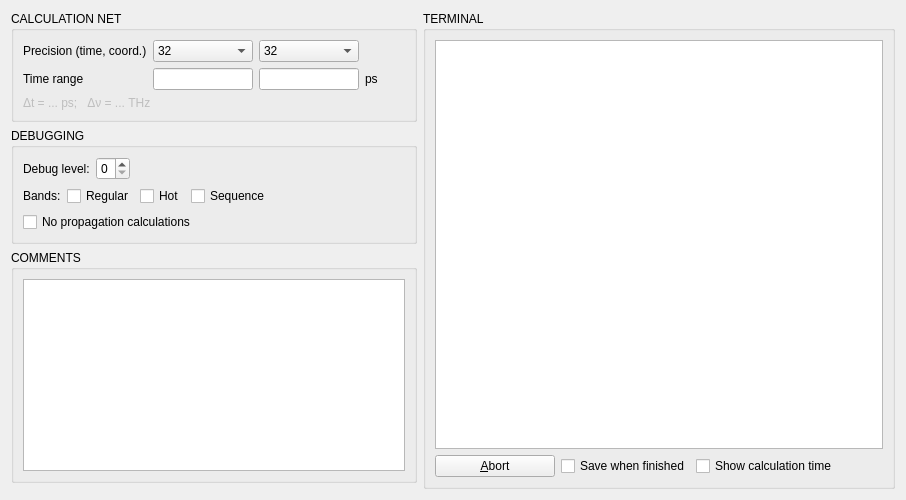
      <widget class="QWidget" name="tab">
       <attribute name="title">
        <string>&amp;Process</string>
       </attribute>
       <layout class="QGridLayout" name="gridLayout_7">
        <item row="1" column="0">
         <widget class="QGroupBox" name="groupBox_debugging">
          <property name="title">
           <string>DEBUGGING</string>
          </property>
          <layout class="QGridLayout" name="gridLayout_23">
           <item row="2" column="0">
            <widget class="QCheckBox" name="checkBox_noprop">
             <property name="text">
              <string>No propagation calculations</string>
             </property>
            </widget>
           </item>
           <item row="1" column="0">
            <layout class="QHBoxLayout" name="horizontalLayout_5">
             <item>
              <widget class="QLabel" name="label_3">
               <property name="text">
                <string>Bands:</string>
               </property>
              </widget>
             </item>
             <item>
              <widget class="QCheckBox" name="checkBox_regBand">
               <property name="text">
                <string>Regular</string>
               </property>
              </widget>
             </item>
             <item>
              <widget class="QCheckBox" name="checkBox_hotBand">
               <property name="text">
                <string>Hot</string>
               </property>
              </widget>
             </item>
             <item>
              <widget class="QCheckBox" name="checkBox_seqBand">
               <property name="text">
                <string>Sequence</string>
               </property>
              </widget>
             </item>
             <item>
              <spacer name="horizontalSpacer_3">
               <property name="orientation">
                <enum>Qt::Horizontal</enum>
               </property>
               <property name="sizeHint" stdset="0">
                <size>
                 <width>40</width>
                 <height>20</height>
                </size>
               </property>
              </spacer>
             </item>
            </layout>
           </item>
           <item row="0" column="0">
            <layout class="QHBoxLayout" name="horizontalLayout_6">
             <item>
              <widget class="QLabel" name="label_2">
               <property name="text">
                <string>Debug level:</string>
               </property>
              </widget>
             </item>
             <item>
              <widget class="QSpinBox" name="spinBox_debugLevel">
               <property name="maximum">
                <number>2</number>
               </property>
              </widget>
             </item>
             <item>
              <spacer name="horizontalSpacer_14">
               <property name="orientation">
                <enum>Qt::Horizontal</enum>
               </property>
               <property name="sizeType">
                <enum>QSizePolicy::MinimumExpanding</enum>
               </property>
               <property name="sizeHint" stdset="0">
                <size>
                 <width>40</width>
                 <height>20</height>
                </size>
               </property>
              </spacer>
             </item>
            </layout>
           </item>
          </layout>
         </widget>
        </item>
        <item row="0" column="1" rowspan="4">
         <widget class="QGroupBox" name="groupBox_terminal">
          <property name="title">
           <string>TERMINAL</string>
          </property>
          <layout class="QGridLayout" name="gridLayout_10">
           <item row="1" column="1">
            <widget class="QCheckBox" name="checkBox_saveWhenFinished">
             <property name="text">
              <string>Save when finished</string>
             </property>
            </widget>
           </item>
           <item row="1" column="2">
            <widget class="QCheckBox" name="checkBox_showCalculationTime">
             <property name="text">
              <string>Show calculation time</string>
             </property>
            </widget>
           </item>
           <item row="1" column="0">
            <widget class="QPushButton" name="pushButton_abort">
             <property name="minimumSize">
              <size>
               <width>120</width>
               <height>0</height>
              </size>
             </property>
             <property name="maximumSize">
              <size>
               <width>120</width>
               <height>16777215</height>
              </size>
             </property>
             <property name="text">
              <string>&amp;Abort</string>
             </property>
            </widget>
           </item>
           <item row="1" column="3">
            <spacer name="horizontalSpacer">
             <property name="orientation">
              <enum>Qt::Horizontal</enum>
             </property>
             <property name="sizeHint" stdset="0">
              <size>
               <width>40</width>
               <height>20</height>
              </size>
             </property>
            </spacer>
           </item>
           <item row="0" column="0" colspan="4">
            <widget class="QTextBrowser" name="textBrowser">
             <property name="enabled">
              <bool>true</bool>
             </property>
             <property name="sizePolicy">
              <sizepolicy hsizetype="Expanding" vsizetype="Expanding">
               <horstretch>0</horstretch>
               <verstretch>0</verstretch>
              </sizepolicy>
             </property>
             <property name="textInteractionFlags">
              <set>Qt::NoTextInteraction</set>
             </property>
            </widget>
           </item>
          </layout>
         </widget>
        </item>
        <item row="0" column="0">
         <widget class="QGroupBox" name="groupBox_net">
          <property name="title">
           <string>CALCULATION NET</string>
          </property>
          <layout class="QGridLayout" name="gridLayout_11">
           <item row="1" column="0">
            <widget class="QLabel" name="label_accuracy">
             <property name="text">
              <string>Precision (time, coord.)</string>
             </property>
             <property name="wordWrap">
              <bool>false</bool>
             </property>
            </widget>
           </item>
           <item row="4" column="0" colspan="4">
            <widget class="QLabel" name="label_deltas">
             <property name="enabled">
              <bool>false</bool>
             </property>
             <property name="text">
              <string>Δt = ... ps;   Δν = ... THz</string>
             </property>
            </widget>
           </item>
           <item row="3" column="1">
            <widget class="QLineEdit" name="lineEdit_t_pulse_min">
             <property name="sizePolicy">
              <sizepolicy hsizetype="Fixed" vsizetype="Fixed">
               <horstretch>0</horstretch>
               <verstretch>0</verstretch>
              </sizepolicy>
             </property>
             <property name="minimumSize">
              <size>
               <width>100</width>
               <height>0</height>
              </size>
             </property>
             <property name="maximumSize">
              <size>
               <width>100</width>
               <height>16777215</height>
              </size>
             </property>
            </widget>
           </item>
           <item row="3" column="2">
            <widget class="QLineEdit" name="lineEdit_t_pulse_max">
             <property name="sizePolicy">
              <sizepolicy hsizetype="Fixed" vsizetype="Fixed">
               <horstretch>0</horstretch>
               <verstretch>0</verstretch>
              </sizepolicy>
             </property>
             <property name="minimumSize">
              <size>
               <width>100</width>
               <height>0</height>
              </size>
             </property>
             <property name="maximumSize">
              <size>
               <width>100</width>
               <height>16777215</height>
              </size>
             </property>
             <property name="alignment">
              <set>Qt::AlignRight|Qt::AlignTrailing|Qt::AlignVCenter</set>
             </property>
            </widget>
           </item>
           <item row="3" column="0">
            <widget class="QLabel" name="label_t_range">
             <property name="text">
              <string>Time range</string>
             </property>
             <property name="wordWrap">
              <bool>false</bool>
             </property>
            </widget>
           </item>
           <item row="1" column="2">
            <widget class="QComboBox" name="comboBox_precision_r">
             <property name="sizePolicy">
              <sizepolicy hsizetype="Fixed" vsizetype="Fixed">
               <horstretch>0</horstretch>
               <verstretch>0</verstretch>
              </sizepolicy>
             </property>
             <property name="minimumSize">
              <size>
               <width>100</width>
               <height>0</height>
              </size>
             </property>
             <property name="maximumSize">
              <size>
               <width>100</width>
               <height>16777215</height>
              </size>
             </property>
             <item>
              <property name="text">
               <string>32</string>
              </property>
             </item>
             <item>
              <property name="text">
               <string>64</string>
              </property>
             </item>
             <item>
              <property name="text">
               <string>128</string>
              </property>
             </item>
             <item>
              <property name="text">
               <string>256</string>
              </property>
             </item>
             <item>
              <property name="text">
               <string>512</string>
              </property>
             </item>
             <item>
              <property name="text">
               <string>1024</string>
              </property>
             </item>
             <item>
              <property name="text">
               <string>2048</string>
              </property>
             </item>
             <item>
              <property name="text">
               <string>4096</string>
              </property>
             </item>
            </widget>
           </item>
           <item row="1" column="1">
            <widget class="QComboBox" name="comboBox_precision_t">
             <property name="sizePolicy">
              <sizepolicy hsizetype="Fixed" vsizetype="Fixed">
               <horstretch>0</horstretch>
               <verstretch>0</verstretch>
              </sizepolicy>
             </property>
             <property name="minimumSize">
              <size>
               <width>100</width>
               <height>0</height>
              </size>
             </property>
             <property name="maximumSize">
              <size>
               <width>100</width>
               <height>16777215</height>
              </size>
             </property>
             <item>
              <property name="text">
               <string>32</string>
              </property>
             </item>
             <item>
              <property name="text">
               <string>64</string>
              </property>
             </item>
             <item>
              <property name="text">
               <string>128</string>
              </property>
             </item>
             <item>
              <property name="text">
               <string>256</string>
              </property>
             </item>
             <item>
              <property name="text">
               <string>512</string>
              </property>
             </item>
             <item>
              <property name="text">
               <string>1024</string>
              </property>
             </item>
             <item>
              <property name="text">
               <string>2048</string>
              </property>
             </item>
             <item>
              <property name="text">
               <string>4096</string>
              </property>
             </item>
             <item>
              <property name="text">
               <string>8192</string>
              </property>
             </item>
             <item>
              <property name="text">
               <string>16384</string>
              </property>
             </item>
             <item>
              <property name="text">
               <string>32768</string>
              </property>
             </item>
            </widget>
           </item>
           <item row="3" column="3">
            <widget class="QLabel" name="labelt_range2">
             <property name="text">
              <string>ps</string>
             </property>
            </widget>
           </item>
           <item row="1" column="3">
            <spacer name="horizontalSpacer_4">
             <property name="orientation">
              <enum>Qt::Horizontal</enum>
             </property>
             <property name="sizeHint" stdset="0">
              <size>
               <width>40</width>
               <height>20</height>
              </size>
             </property>
            </spacer>
           </item>
          </layout>
         </widget>
        </item>
        <item row="2" column="0">
         <widget class="QGroupBox" name="groupBox_comments">
          <property name="sizePolicy">
           <sizepolicy hsizetype="Expanding" vsizetype="Expanding">
            <horstretch>0</horstretch>
            <verstretch>0</verstretch>
           </sizepolicy>
          </property>
          <property name="title">
           <string>COMMENTS</string>
          </property>
          <layout class="QGridLayout" name="gridLayout_24">
           <item row="0" column="0">
            <widget class="QPlainTextEdit" name="plainTextEdit_comments"/>
           </item>
          </layout>
         </widget>
        </item>
       </layout>
      </widget>
